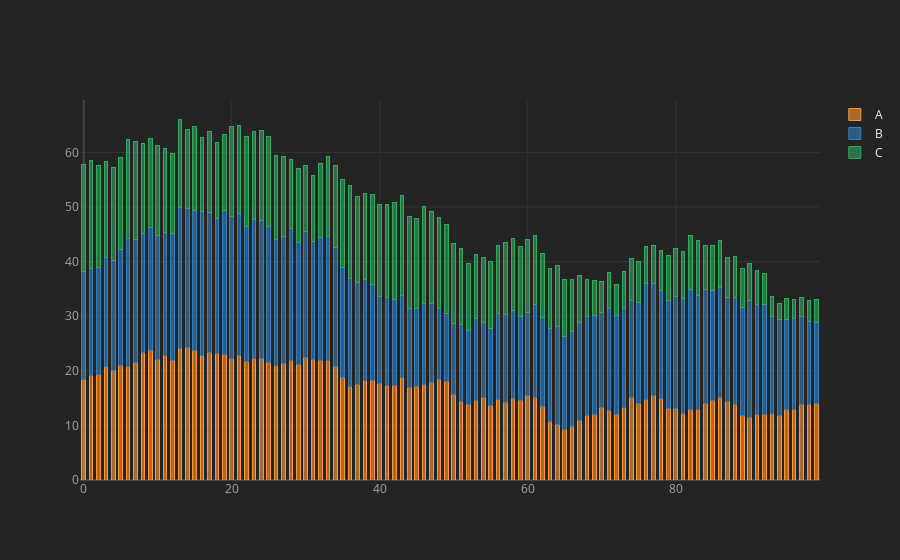

The notebook cell saved with this chart:
### Code cell
#changing the theme
cf.set_config_file(theme = 'henanigans')

#bar plot
df.iplot(kind = 'bar', barmode = 'stack', bargap = 0.5)
